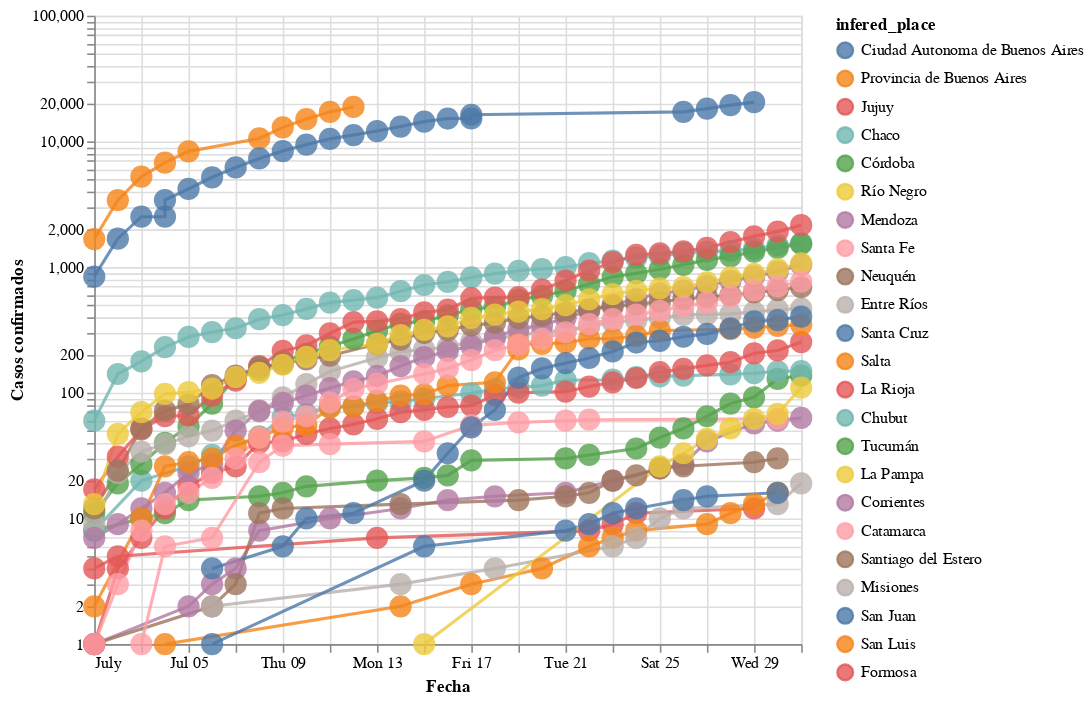

The notebook cell saved with this chart:
### Markdown cell above
### Evolucion en el tiempo de la cantidad de casos totales

Nota de color: **Los graficos se actualizan solos!!**. Una vez por hora se corre el script que busca la data y arma los graficos via una [action de github](https://github.com/elsonidoq/covid-19-argentina/actions)

### Code cell
#hide_input
plot_evolution(cnt_by_place[cnt_by_place >=10].index.tolist())

### Figure 1 — Vega-Lite specification as saved in the notebook (floating-point values rounded to 4 significant figures; data arrays with more than 128 entries replaced by an {"elided": "..."} marker saying what was removed)
{"config": {"view": {"continuousWidth": 400, "continuousHeight": 300}, "point": {"size": 200}, "title": {"align": "center"}}, "data": {"name": "data-d4b0515fd341f7e82c21d35c761e5f15"}, "mark": {"type": "line", "point": true, "radius": 150}, "encoding": {"color": {"type": "nominal", "field": "infered_place", "sort": ["Ciudad Autonoma de Buenos Aires", "Provincia de Buenos Aires", "Jujuy", "Chaco", "Córdoba", "Río Negro", "Mendoza", "Santa Fe", "Neuquén", "Entre Ríos", "Santa Cruz", "Salta", "La Rioja", "Chubut", "Tucumán", "La Pampa", "Corrientes", "Catamarca", "Santiago del Estero", "Misiones", "San Juan", "San Luis", "Formosa"]}, "opacity": {"condition": {"value": 0.8, "selection": "selector001"}, "value": 0.05}, "tooltip": [{"type": "nominal", "field": "place"}, {"type": "nominal", "field": "acum"}, {"type": "nominal", "field": "infered_place"}, {"type": "quantitative", "field": "infered_place_score"}, {"type": "quantitative", "field": "infected"}, {"type": "temporal", "field": "date"}, {"type": "quantitative", "field": "days_from_first_infection"}, {"type": "quantitative", "field": "cum_infected"}], "x": {"type": "temporal", "axis": {"title": "Fecha"}, "field": "date"}, "y": {"type": "quantitative", "axis": {"title": "Casos confirmados"}, "field": "cum_infected", "scale": {"type": "log"}}}, "height": 400, "selection": {"selector001": {"type": "multi", "fields": ["infered_place"], "bind": "legend", "init": [{"infered_place": "Ciudad Autonoma de Buenos Aires"}, {"infered_place": "Provincia de Buenos Aires"}, {"infered_place": "Jujuy"}, {"infered_place": "Chaco"}, {"infered_place": "Córdoba"}, {"infered_place": "Río Negro"}, {"infered_place": "Mendoza"}, {"infered_place": "Santa Fe"}, {"infered_place": "Neuquén"}, {"infered_place": "Entre Ríos"}, {"infered_place": "Santa Cruz"}, {"infered_place": "Salta"}, {"infered_place": "La Rioja"}, {"infered_place": "Chubut"}, {"infered_place": "Tucumán"}, {"infered_place": "La Pampa"}, {"infered_place": "Corrientes"}, {"infered_place": "Catamarca"}, {"infered_place": "Santiago del Estero"}, {"infered_place": "Misiones"}, {"infered_place": "San Juan"}, {"infered_place": "San Luis"}, {"infered_place": "Formosa"}]}}, "width": 450, "$schema": "https://vega.github.io/schema/vega-lite/v4.8.1.json", "datasets": {"data-d4b0515fd341f7e82c21d35c761e5f15": {"elided": "490 records"}}}
